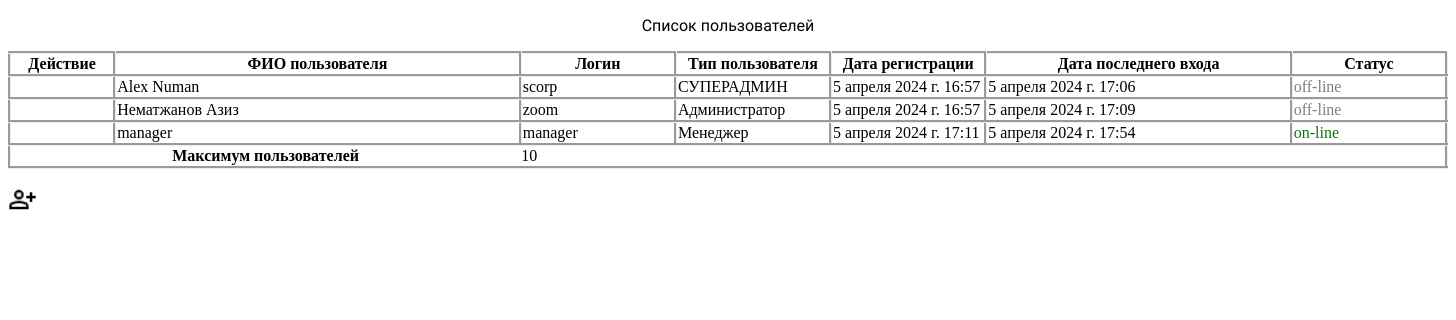
Before: /users_list/ with the older database file.
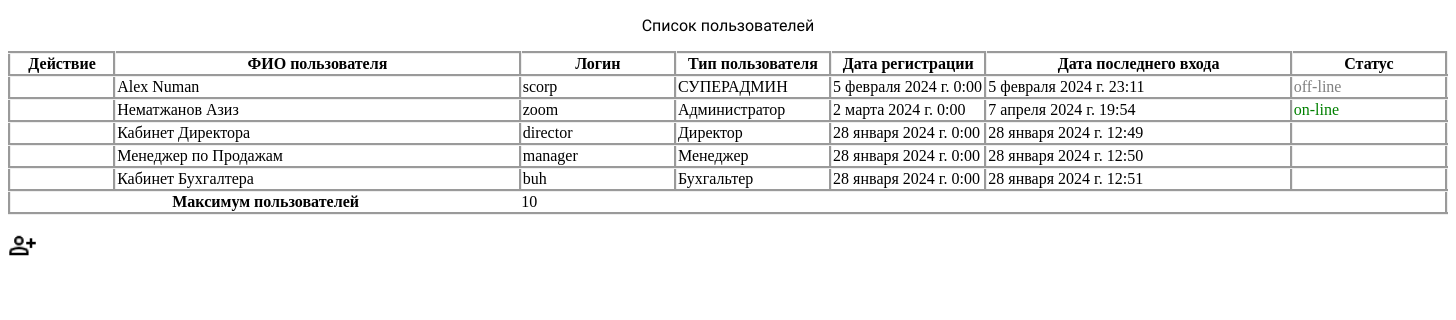
After: the same page with the newer database file.
### firstapp/models.py (models this page shows)
class Users(models.Model):  #Класс для создания нового пользователья
    user_name = models.CharField(max_length=50)                            # ФИО нового пользователья
    user_birth = models.DateField(auto_now=False)                          # Дата рождения
    user_adress = models.CharField(max_length=50)                          # Адрес
    user_email = models.EmailField()                                       # Эл.почта
    user_tel = models.CharField(max_length=10)                             # Сотовый телефон
    user_login = models.CharField(max_length=50)                           # Логин
    user_pass = models.CharField(max_length=50)                            # Пароль
    user_type = models.CharField(max_length=50)                            # Тип пользователя
    user_regist_date = models.DateTimeField()                              # Дата регистрации
    user_login_date = models.DateTimeField()                               # Дата последнего входа
    user_status = models.CharField(max_length=10, default='off-line')      # Статус пользователя

### firstapp/views.py (the view)
# urls.py: path('users_list/', views.users_list),
def users_list(request):
    people = Users.objects.values()
    return render(request, 'users_list.html', context={'db_data': people})

### firstapp/templates/users_list.html (shortened to what this page needs)
<!DOCTYPE html>
{% load static %}
<html lang="en">
<head>
    <link rel="stylesheet" type="text/css" href="{% static 'css/users_list.css' %}">
    <link rel="stylesheet" type="text/css" href="{% static 'css/settings.css' %}">
</head>
<body>
<div>
    <table class="table">
         <caption>
             Список пользователей
         </caption>
        <thead>
        <tr>
            <th style="width: 100px;" class="users_table">Действие</th>
            <th style="width: 400px;" class="users_table"> ФИО пользователя</th>
            <th style="width: 150px;" class="users_table">Логин</th>
            <th style="width: 150px;" class="users_table">Тип пользователя</th>
            <th style="width: 150px;" class="users_table">Дата регистрации</th>
            <th style="width: 300px;" class="users_table">Дата последнего входа</th>
            <th style="width: 150px;" class="users_table">Статус</th>
        </tr>
        </thead>
        <tbody id="users_table">
        {% for i in db_data %}
        <tr>
            <td class="users_table"></td>
            <td class="users_table"> {{i.user_name}}</td>
            <td class="users_table">{{i.user_login}}</td>
            <td class="users_table">{{i.user_type}}</td>
            <td class="users_table">{{i.user_regist_date}}</td>
            <td class="users_table">{{i.user_login_date}}</td>
            <td class="users_table">{{i.user_status}}</td>
            {% endfor %}
        </tbody>
        <tfoot>
    <tr>
      <th scope="row" colspan="2">Максимум пользователей</th>
      <td colspan="2">10</td>
    </tr>
  </tfoot>
    </table>
    <span data-tooltip='Добавить пользователя' class ='tooltip'> <img style="width: 2%; height: 2%;" src="{% static 'img/person_add.png' %}" class="add_person" id="add_new_user"> </span>
</div>
</body>
</html>

### static/css/users_list.css (style rules this page uses)
.table { table-layout: fixed; width: 100%; border-collapse: collapse; border: 3px groove; cursor: default; }
.users_table { border: groove 3px; }
caption { font-size: 14pt; }
caption { font-size: 12pt; font-family: 'Unbounded', sans-serif; }
.table th:first-child, .table td:first-child { justify-content: center; align-items: center; text-align: center; }

### static/css/settings.css (style rules this page uses)
.tooltip::after { background: rgba(0, 0, 0, 0.8); border-radius: 8px 8px 8px 0px; box-shadow: 1px 1px 10px rgba(0, 0, 0, 0.5); color: #FFF; content: attr(data-tooltip); margin-top: -24px; opacity: 0; padding: 3px 7px; position: absolute; visibility: hidden; transition: all 0.4s ease-in-out; }

Changed rows visible on the page:
removed Users: user_name "manager", user_login "manager", user_type "Менеджер", user_regist_date "5 апреля 2024 г. 17:11", user_login_date "5 апреля 2024 г. 17:54", user_status "on-line"
changed Users "Alex Numan": user_regist_date "5 апреля 2024 г. 16:57" → "5 февраля 2024 г. 0:00"; user_login_date "5 апреля 2024 г. 17:06" → "5 февраля 2024 г. 23:11"
changed Users "Нематжанов Азиз": user_regist_date "5 апреля 2024 г. 16:57" → "2 марта 2024 г. 0:00"; user_login_date "5 апреля 2024 г. 17:09" → "7 апреля 2024 г. 19:54"; user_status "off-line" → "on-line"
added Users: user_name "Кабинет Директора", user_login "director", user_type "Директор", user_regist_date "28 января 2024 г. 0:00", user_login_date "28 января 2024 г. 12:49"
added Users: user_name "Менеджер по Продажам", user_login "manager", user_type "Менеджер", user_regist_date "28 января 2024 г. 0:00", user_login_date "28 января 2024 г. 12:50"
added Users: user_name "Кабинет Бухгалтера", user_login "buh", user_type "Бухгальтер", user_regist_date "28 января 2024 г. 0:00", user_login_date "28 января 2024 г. 12:51"
